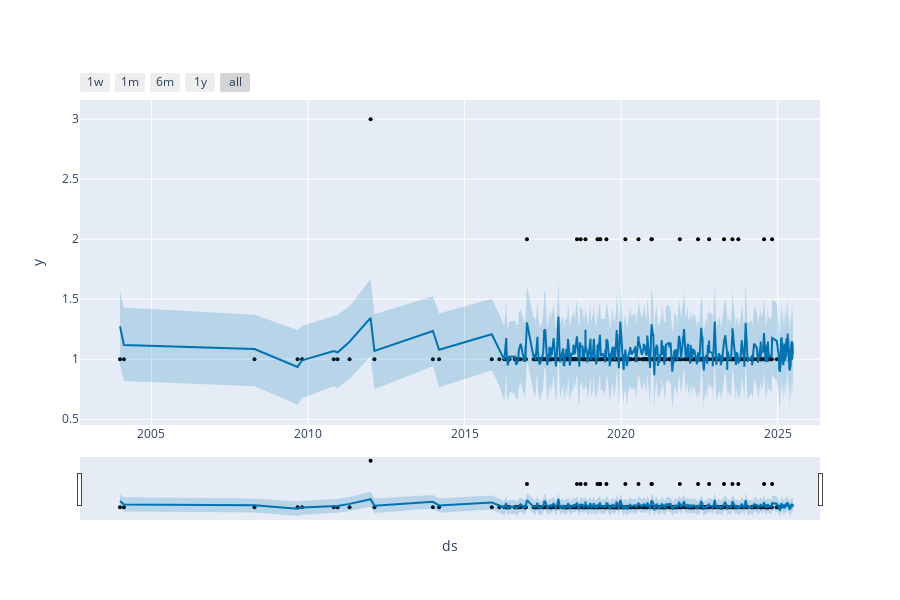

Write notebook code for a chart like this one.
### Code cell
plot_plotly(model, forecast)

### Figure 1 — Plotly figure (JSON) as saved in the notebook; plotly's stock layout.template omitted (floating-point values rounded to 4 significant figures; data arrays with more than 128 entries replaced by an {"elided": "..."} marker saying what was removed)
{"data": [{"marker": {"color": "black", "size": 4}, "mode": "markers", "name": "Actual", "type": "scatter", "x": {"elided": "344 str values"}, "y": {"elided": "344 int values"}}, {"hoverinfo": "skip", "line": {"width": 0}, "mode": "lines", "type": "scatter", "x": {"elided": "494 str values"}, "y": {"elided": "494 float values"}}, {"fill": "tonexty", "fillcolor": "rgba(0, 114, 178, 0.2)", "line": {"color": "#0072B2", "width": 2}, "mode": "lines", "name": "Predicted", "type": "scatter", "x": {"elided": "494 str values"}, "y": {"elided": "494 float values"}}, {"fill": "tonexty", "fillcolor": "rgba(0, 114, 178, 0.2)", "hoverinfo": "skip", "line": {"width": 0}, "mode": "lines", "type": "scatter", "x": {"elided": "494 str values"}, "y": {"elided": "494 float values"}}], "layout": {"height": 600, "showlegend": false, "width": 900, "xaxis": {"rangeselector": {"buttons": [{"count": 7, "label": "1w", "step": "day", "stepmode": "backward"}, {"count": 1, "label": "1m", "step": "month", "stepmode": "backward"}, {"count": 6, "label": "6m", "step": "month", "stepmode": "backward"}, {"count": 1, "label": "1y", "step": "year", "stepmode": "backward"}, {"step": "all"}]}, "rangeslider": {"visible": true}, "title": {"text": "ds"}, "type": "date"}, "yaxis": {"title": {"text": "y"}}}}
